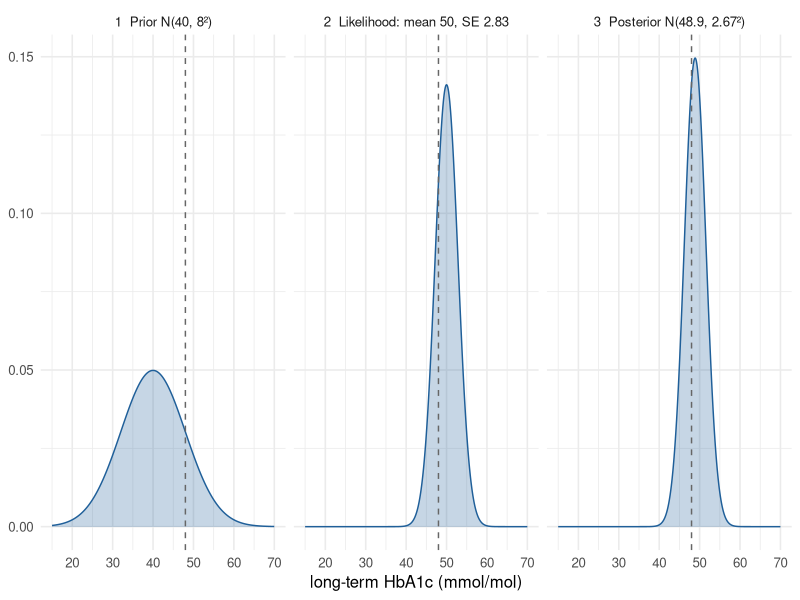
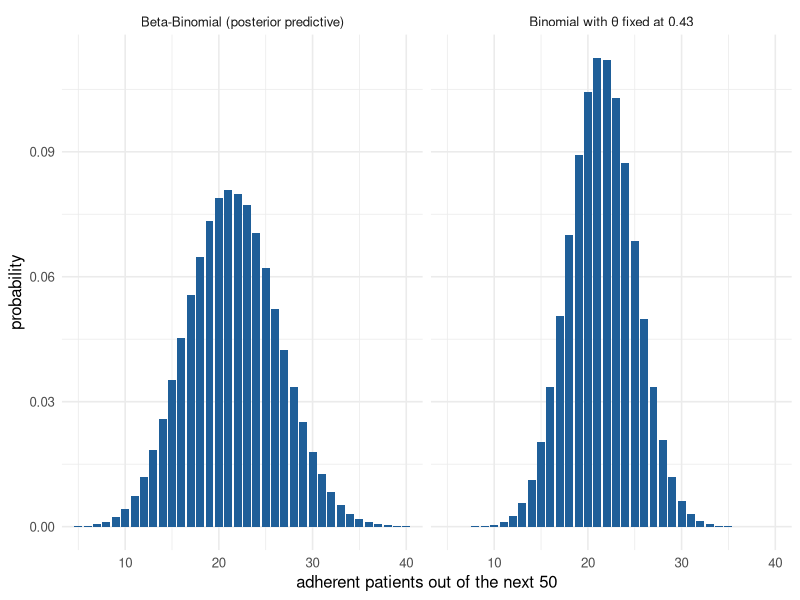
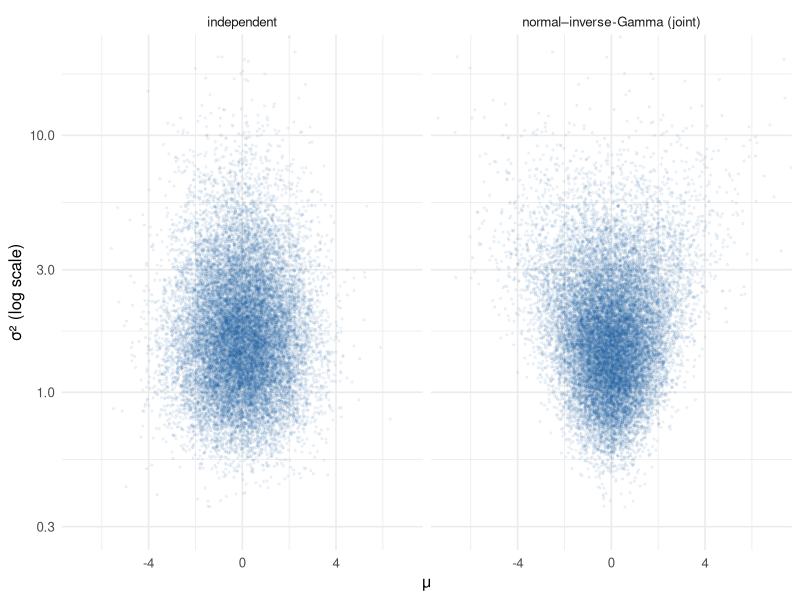

Generate these figures, in order, with R:
## ---- chunk 1
#| include: false
knitr::opts_chunk$set(echo = FALSE, message = FALSE, warning = FALSE)
library(ggplot2)
theme_set(theme_minimal(base_size = 12))
set.seed(520)
## ---- chunk 2
#| label: fig-hba1c
#| fig-cap: "Prior, likelihood (as a density for the mean) and posterior for the patient's long-term HbA1c. Side by side for comparison."
#| fig-height: 2.8
x <- seq(15, 70, by = 0.1)
panels <- rbind(
  data.frame(x = x, density = dnorm(x, 40, 8), panel = "1  Prior N(40, 8²)"),
  data.frame(x = x, density = dnorm(x, 50, 4 / sqrt(2)), panel = "2  Likelihood: mean 50, SE 2.83"),
  data.frame(x = x, density = dnorm(x, 48.89, 2.667), panel = "3  Posterior N(48.9, 2.67²)")
)
ggplot(panels, aes(x, density)) +
  geom_area(fill = "#1f5f99", alpha = 0.25) + geom_line(colour = "#1f5f99") +
  geom_vline(xintercept = 48, linetype = "dashed", colour = "grey40") +
  facet_wrap(~ panel, nrow = 1) +
  labs(x = "long-term HbA1c (mmol/mol)", y = NULL)
## ---- chunk 3
#| label: coverage
coverage <- function(a, b, n, theta = 0.3, reps = 4000) {
  y <- rbinom(reps, n, theta)
  lower <- qbeta(0.025, a + y, b + n - y)
  upper <- qbeta(0.975, a + y, b + n - y)
  mean(lower <= theta & theta <= upper)
}
set.seed(2)
cov_table <- data.frame(
  Prior = c("Beta(1, 1): flat", "Beta(3, 7): centred on the truth",
            "Beta(8, 2): mean 0.8, wrong", "Beta(40, 10): mean 0.8, wrong and confident"),
  `n = 10` = c(coverage(1, 1, 10), coverage(3, 7, 10), coverage(8, 2, 10), coverage(40, 10, 10)),
  `n = 100` = c(coverage(1, 1, 100), coverage(3, 7, 100), coverage(8, 2, 100), coverage(40, 10, 100)),
  check.names = FALSE
)
cov_table[, 2:3] <- round(cov_table[, 2:3], 2)
knitr::kable(cov_table, caption = "Share of 95% credible intervals that contain the true θ = 0.3")
## ---- chunk 4
#| label: fig-betabin
#| fig-cap: "Predicted number of adherent patients out of 50. Left: correct posterior predictive (Beta-Binomial). Right: naive plug-in of the posterior mean into a binomial."
#| fig-height: 3
a1 <- 22.8; b1 <- 30.2; n_new <- 50
set.seed(3)
theta_draws <- rbeta(200000, a1, b1)
full <- tabulate(rbinom(200000, n_new, theta_draws) + 1, nbins = n_new + 1) / 200000
naive <- dbinom(0:n_new, n_new, a1 / (a1 + b1))
pred <- rbind(
  data.frame(y = 0:n_new, prob = full, panel = "Beta-Binomial (posterior predictive)"),
  data.frame(y = 0:n_new, prob = naive, panel = "Binomial with θ fixed at 0.43")
)
ggplot(pred, aes(y, prob)) + geom_col(fill = "#1f5f99", width = 0.85) +
  facet_wrap(~ panel) + coord_cartesian(xlim = c(5, 40)) +
  labs(x = "adherent patients out of the next 50", y = "probability")
## ---- chunk 5
#| label: fig-funnel
#| fig-cap: "Draws from a normal–inverse-Gamma distribution (left) and from independent priors with the same marginal for σ² (right). Log scale for the variance."
#| fig-height: 3.2
n_sim <- 20000
variance <- 1 / rgamma(n_sim, shape = 4, rate = 6)       # prior mean of σ² = 2
funnel <- rbind(
  data.frame(mean = rnorm(n_sim, 0, sqrt(variance)), variance = variance,
             panel = "normal–inverse-Gamma (joint)"),
  data.frame(mean = rnorm(n_sim, 0, sqrt(2)), variance = variance,
             panel = "independent")
)
ggplot(funnel, aes(mean, variance)) +
  geom_point(alpha = 0.06, size = 0.5, colour = "#1f5f99") +
  scale_y_log10() + coord_cartesian(xlim = c(-7, 7), ylim = c(0.3, 20)) +
  facet_wrap(~ panel) + labs(x = "μ", y = "σ² (log scale)")
